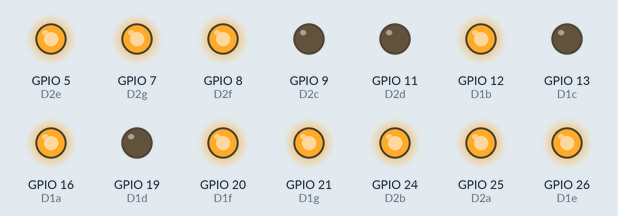
A program run on a simulated Raspberry Pi (BCM pin numbers). On the bench: output pins drawn as LEDs (lit = HIGH). At 7.3 s the program stops and its outputs stay as they are.

Above: at 0.3 s.
At 2.3 s:
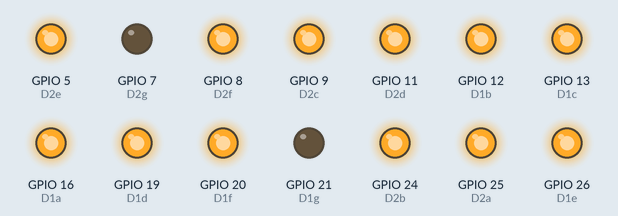
At 3.1 s:
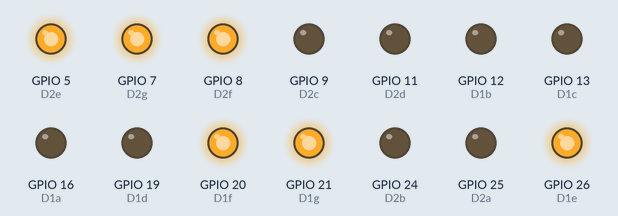
At 3.8 s:
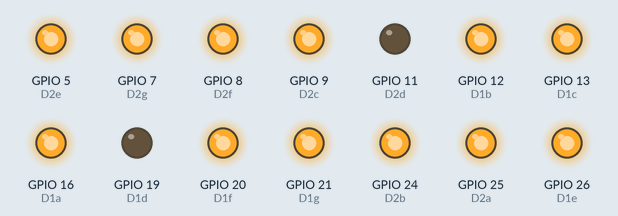
At 5.3 s:
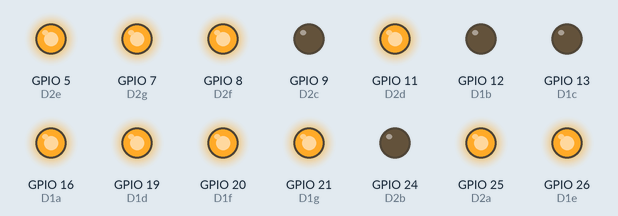
At 7.3 s:
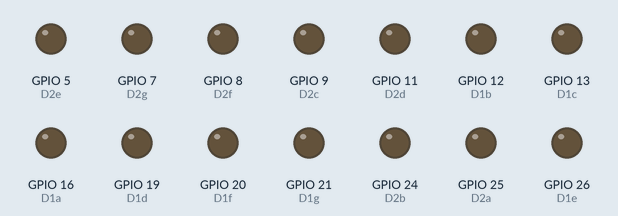
Timing chart, 0 to 8.8 s (numbered marks = the images above):
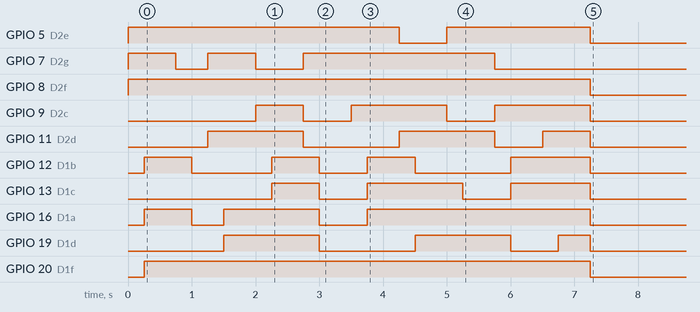

Measured:
- by itself, GPIO 5 (D2e): LOW → HIGH at 0.00 s, → LOW 4.3 s later, → HIGH 0.75 s later, → LOW 2.3 s later
- by itself, GPIO 7 (D2g), GPIO 21 (D1g): goes HIGH 0.75 s, LOW 0.50 s, HIGH 0.75 s, LOW 0.75 s, HIGH 3.0 s, then LOW
- by itself, GPIO 8 (D2f): LOW → HIGH at 0.00 s, → LOW 7.3 s later
- by itself, GPIO 9 (D2c): repeats every 2.3 s: LOW 0.75 s, HIGH 1.5 s
- by itself, GPIO 11 (D2d): goes HIGH 1.5 s, LOW 1.5 s, HIGH 1.5 s, LOW 0.75 s, HIGH 0.75 s, then LOW
- by itself, GPIO 12 (D1b): LOW → HIGH at 0.25 s, → LOW 0.75 s later, → HIGH 1.3 s later, → LOW 0.75 s later, … (8 changes in this stretch)
- by itself, GPIO 13 (D1c): goes HIGH 0.75 s, LOW 0.75 s, HIGH 1.5 s, LOW 0.75 s, HIGH 1.3 s, then LOW
- by itself, GPIO 16 (D1a): goes HIGH 0.75 s, LOW 0.50 s, HIGH 1.5 s, LOW 0.75 s, HIGH 3.5 s, then LOW

The program:

letras.py
```python
try:
    import RPi.GPIO as GPIO
except RuntimeError:
    print("Error importando RPi.GPIO!")
from time import sleep

GPIO.setmode(GPIO.BCM)

# PINES DISPLAY NRO 1
D1a = 16  # letras del display
D1b = 12  # letras del display
D1c = 13  # letras del display
D1d = 19  # letras del display
D1e = 26  # letras del display
D1f = 20  # letras del display
D1g = 21  # letras del display
D1dp = 6
# DISPLAY NRO 2
D2a = 25  # letras del display
D2b = 24 # letras del display
D2c = 9 #letras del display
D2d = 11 # letras del display
D2e = 5 # letras del display
D2f = 8 #letras del display
D2g = 7 # letras del display
D2dp = 10

display1 = [D1a, D1b, D1c, D1d, D1e, D1f, D1g, D1dp]
display2 = [D2a, D2b, D2c, D2d, D2e, D2f, D2g, D2dp]


def clean():
    GPIO.cleanup()


def setup_pin():
    GPIO.setup(display1, GPIO.OUT)
    GPIO.setup(display2, GPIO.OUT)

def leds_off():
    GPIO.output(display1, 0)
    GPIO.output(display2, 0)

setup_pin()

#PIEDRA5
def p_letter(display=1):
    if display == 2:
        GPIO.output([D2a,D2b,D2e,D2f, D2g], 1)
        sleep(0.25)

    else:
        GPIO.output([D1a,D1b,D1e,D1f, D1g], 1)
        sleep(0.5)


def i_letter(display=1):
    if display == 2:
        GPIO.output([D2e, D2f], 1)
        sleep(0.25)

    else:
        GPIO.output([D1e, D1f], 1)
        sleep(0.25)


def e_letter(display=1):
    if display == 2:
        GPIO.output([D2a, D2f, D2g, D2d, D2e], 1)
        sleep(0.25)

    else:
        GPIO.output([D1a, D1f, D1g, D1d, D1e], 1)
        sleep(0.5)


def d_letter(display=1):
    if display==2:
        GPIO.output(display2[:6], 1)
        sleep(0.25)

    else:
        GPIO.output(display1[:6], 1)
        sleep(0.5)


def r_letter(display=1):
    if display==2:
        GPIO.output([D2e, D2f, D2g], 1)
        sleep(0.25)

    else:
        GPIO.output([D1e, D1f, D1g], 1)
        sleep(0.5)


def a_letter(display=1):
    if display==2:
        GPIO.output([D2a, D2b, D2c, D2e, D2f, D2g], 1)
        sleep(0.25)

    else:
        GPIO.output([D1a, D1b, D1c, D1e, D1f, D1g], 1)
        sleep(0.5)


def s_letter(display=1):
    if display==2:
        GPIO.output([D2a, D2c, D2d, D2f, D2g], 1)
        sleep(0.25)

    else:
        GPIO.output([D1a, D1c, D1d, D1f, D1g], 1)
        sleep(0.5)


def n_letter(display=1):
    if display==2:
        GPIO.output([D2a, D2b, D2c, D2e, D2f], 1)
        sleep(0.25)

    else:
        GPIO.output([D1a, D1b, D1c, D1e, D1f], 1)
        sleep(0.5)


p_letter(2)
GPIO.output(display1, 0)
p_letter()
GPIO.output(display2, 0)
i_letter(2)
GPIO.output(display1, 0)
i_letter()
GPIO.output(display2, 0)
e_letter(2)
GPIO.output(display1, 0)
e_letter()
GPIO.output(display2, 0)
d_letter(2)
GPIO.output(display1, 0)
d_letter()
GPIO.output(display2, 0)
r_letter(2)
GPIO.output(display1, 0)
r_letter()
GPIO.output(display2, 0)
a_letter(2)
GPIO.output(display1, 0)
a_letter()
GPIO.output(display2, 0)
s_letter(2)
GPIO.output(display1, 0)
s_letter()
GPIO.output(display2, 0)
e_letter(2)
GPIO.output(display1, 0)
e_letter()
GPIO.output(display2, 0)
n_letter(2)
GPIO.output(display1, 0)
n_letter()
GPIO.output(display2, 0)
d_letter(2)
GPIO.output(display1, 0)
d_letter()

leds_off()
clean()
```
